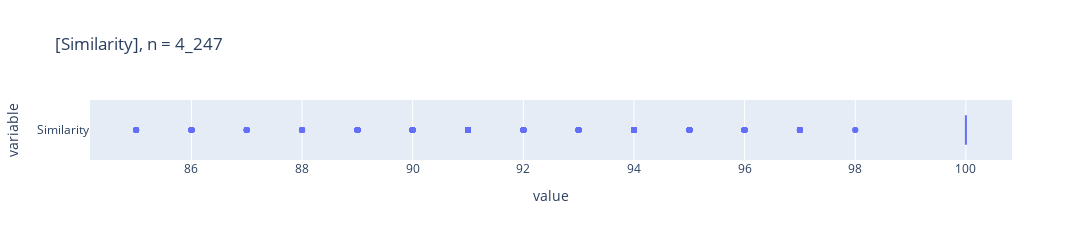

Notebook source saved alongside this figure:
### Code cell
_=pls.plot_box(results["Similarity"], annotations=False)

### Figure 1 — Plotly figure (JSON) as saved in the notebook; plotly's stock layout.template omitted (floating-point values rounded to 4 significant figures; data arrays with more than 128 entries replaced by an {"elided": "..."} marker saying what was removed)
{"data": [{"alignmentgroup": "True", "hovertemplate": "value=%{x}<br>variable=%{y}<extra></extra>", "legendgroup": "", "marker": {"color": "#636efa"}, "name": "", "notched": false, "offsetgroup": "", "orientation": "h", "showlegend": false, "type": "box", "x": {"elided": "2413 float values"}, "x0": " ", "xaxis": "x", "y": {"elided": "2413 str values"}, "y0": " ", "yaxis": "y"}], "layout": {"boxmode": "group", "height": 200, "legend": {"tracegroupgap": 0}, "title": {"text": "[Similarity], n = 4_247"}, "width": 1200, "xaxis": {"anchor": "y", "domain": [0, 1], "title": {"text": "value"}}, "yaxis": {"anchor": "x", "domain": [0, 1], "title": {"text": "variable"}}}}
